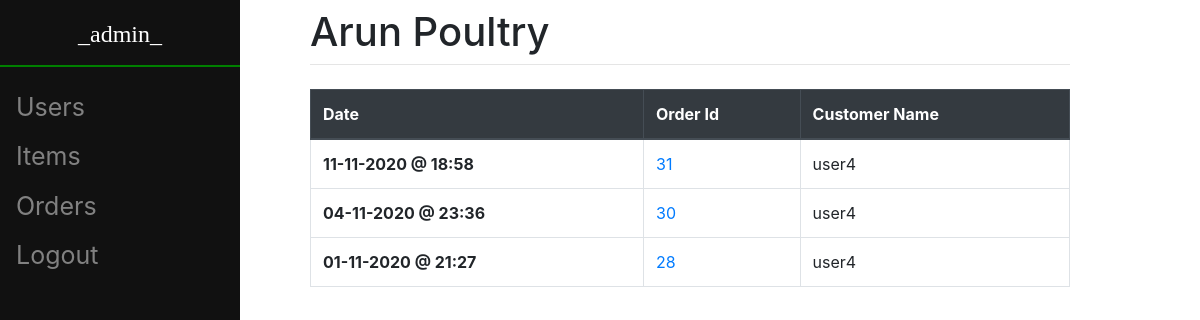
Before: /view/ (signed in) with the older database file.
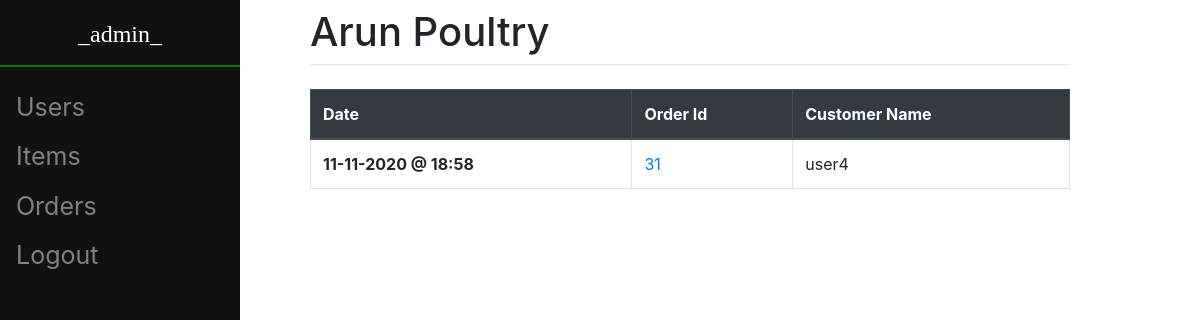
After: the same page with the newer database file.
### orders/models.py (models this page shows, shortened)
class Order(models.Model):
	user = models.ForeignKey(User, on_delete = models.CASCADE, related_name = "user_order", null = False)
	items = models.ManyToManyField(Item, through = "Order_Item", related_name = "ord_item")
	created_at = models.DateTimeField(auto_now_add=True)
	updated_at = models.DateTimeField(auto_now=True)

### orders/views.py (the view)
# urls.py: path("view/", views.OrderListView.as_view(), name = "view"),
class OrderListView(LRM, View):
    model = Order
    template_name = "orders/order_list.html"
    def get(self, response):
        user_type = get_object_or_404(User_Type, user = response.user)
        priv = user_type.privilege
        if priv == True:
            orders = Order.objects.all().order_by('-updated_at')
        else:
            orders = Order.objects.filter(user = response.user).order_by('-updated_at')
        for ord in orders:
            ord.updated = ord.updated_at.strftime("%d-%m-%Y @ %H:%M")
        ctx = {'privilege' : priv, 'order_list' : orders}
        return render(response, self.template_name, ctx)

### orders/templates/orders/order_list.html (shortened to what this page needs)
{% extends 'orders/base.html' %}
{% block content %}
	{% if order_list %}
		<table class = "table table-bordered table-hover">
			<thead class="thead-dark">
				<tr>
					<th scope="col">Date</th>
					<th scope="col">Order Id</th>
					{% if privilege %}
						<th scope = "col">Customer Name</th>
					{% endif %}
				</tr>
			</thead>
			<tbody>
				{% for ord in order_list %}
					<tr>
						<th scope="row"> {{ ord.updated }} </th>
						<td><a href = "{% url 'orders:order_detail'  ord.id %}"> {{ ord.id }} </a></td>
						{% if privilege %}
							<td> {{ ord.user }} </td>
						{% endif %}
					</tr>
				{% endfor %}
			</tbody>
		</table>
	{% else %}
			<p>There are no orders to view</p>
    {% endif %}
{% endblock %}

Changed rows visible on the page:
removed Order: updated "04-11-2020 @ 23:36", id "30", user "user4"
removed Order: updated "01-11-2020 @ 21:27", id "28", user "user4"
